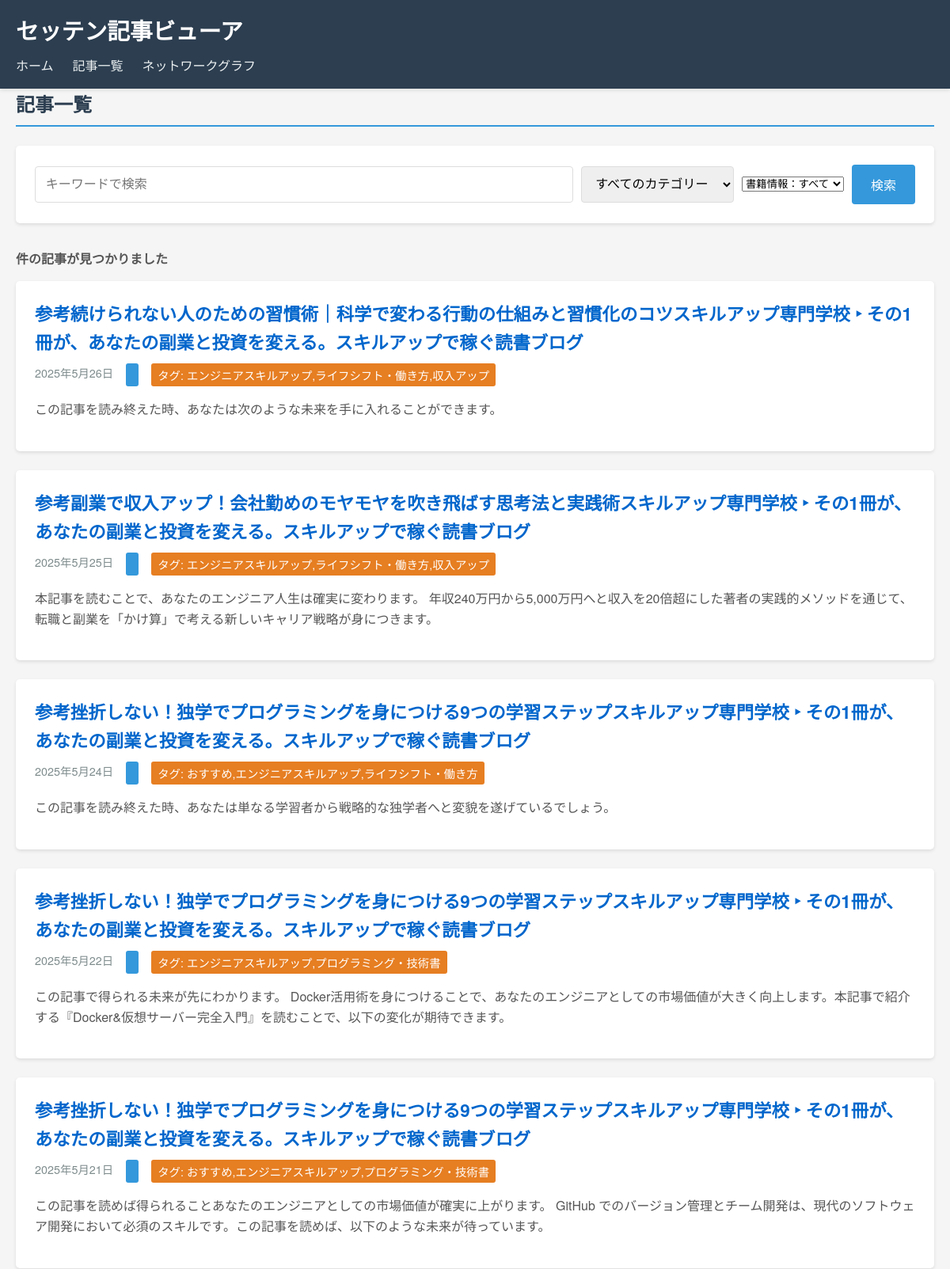
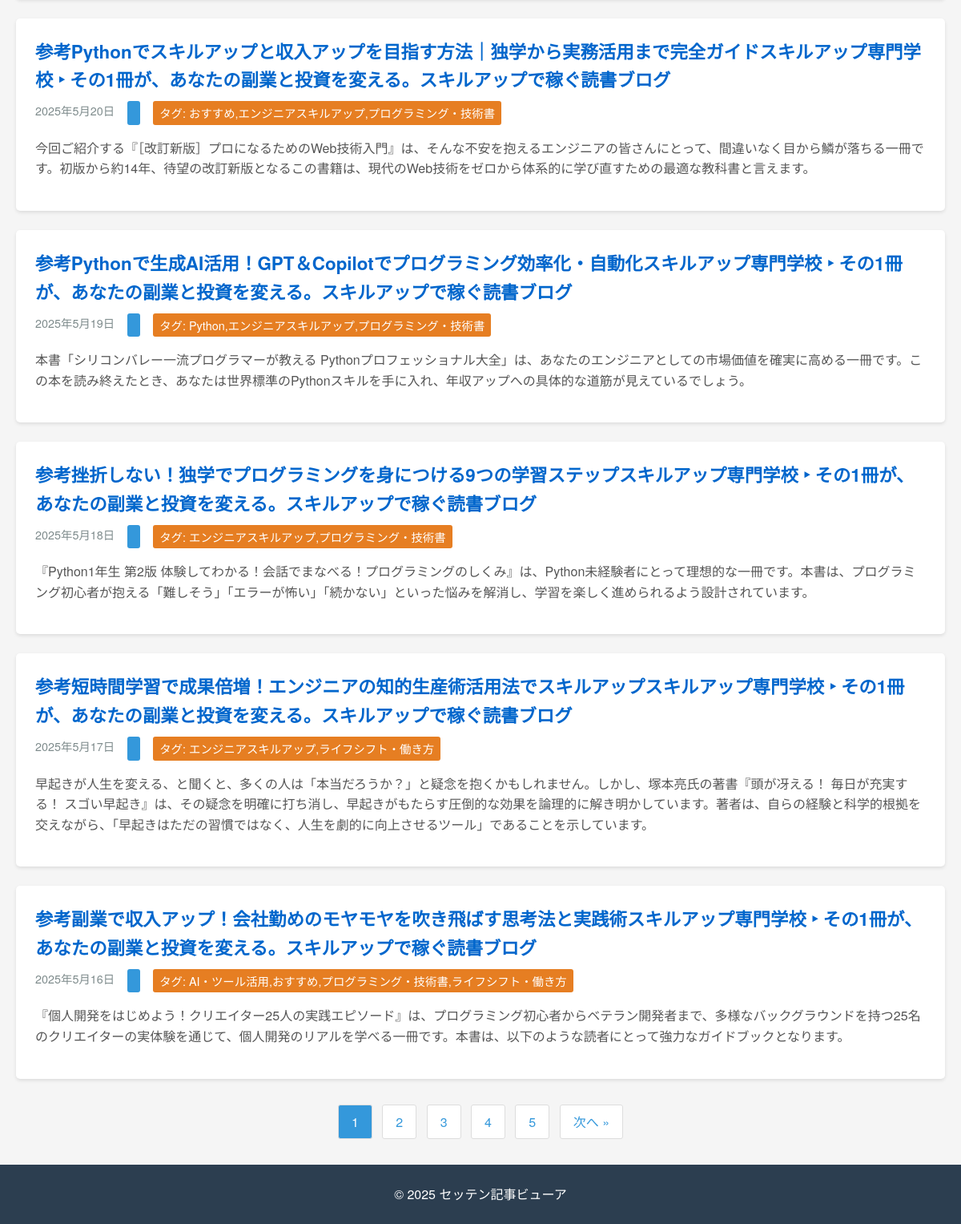
The app's page /articles/ with its own data (2 pictures, top to bottom).
### articles/models.py (models this page shows, shortened)
class Article(models.Model):
    id = models.AutoField(primary_key=True)
    title = models.CharField(max_length=500, null=True, verbose_name='タイトル')
    url = models.URLField(unique=True, null=True, verbose_name='URL')
    post_date = models.DateField(null=True, blank=True, verbose_name='投稿日')
    updated_date = models.DateField(null=True, blank=True, verbose_name='更新日')
    content_intro = models.TextField(blank=True, null=True, verbose_name='導入文')
    category = models.ForeignKey(Category, null=True, blank=True, on_delete=models.SET_NULL,
                                verbose_name='カテゴリ', related_name='articles')
    tags = models.CharField(max_length=500, blank=True, null=True, verbose_name='タグ')
    headings = models.TextField(blank=True, null=True, verbose_name='見出し')
    book_title = models.CharField(max_length=500, blank=True, null=True, verbose_name='書籍タイトル')
    book_author = models.CharField(max_length=200, blank=True, null=True, verbose_name='著者')
    book_isbn = models.CharField(max_length=13, blank=True, null=True, verbose_name='ISBN')
    book_asin = models.CharField(max_length=10, blank=True, null=True, verbose_name='ASIN')
    word_count = models.IntegerField(default=0, verbose_name='文字数')
    internal_links = models.TextField(blank=True, null=True, verbose_name='内部リンク')
    frequent_words = models.TextField(blank=True, null=True, verbose_name='頻出語')
    broken_links = models.TextField(blank=True, null=True, verbose_name='リンク切れ')
    crawled_at = models.DateTimeField(auto_now_add=True, verbose_name='取得日時')
    class Meta:
        managed = True
        db_table = 'articles'
        ordering = ['-post_date']
        verbose_name = '記事'
        verbose_name_plural = '記事'

### articles/views.py (the view, shortened to what this page needs)
# urls.py: path('articles/', views.article_list, name='article_list'),
def article_list(request):
    parent_categories = Category.objects.filter(parent__isnull=True).order_by('name')
    all_categories = []
    for parent in parent_categories:
        all_categories.append(parent)
        child_categories = Category.objects.filter(parent=parent).order_by('name')
        all_categories.extend(child_categories)
    query = request.GET.get('q', '')
    category_id = request.GET.get('category', '')
    has_book_info = request.GET.get('has_book', '')
    articles = Article.objects.all().order_by('-post_date')
    selected_category = None
    if has_book_info == '1':
        articles = articles.filter(
            Q(book_title__isnull=False, book_title__gt='') |
            Q(book_isbn__isnull=False, book_isbn__gt='') |
            Q(book_asin__isnull=False, book_asin__gt='')
        )
    articles = articles.order_by('-post_date', '-crawled_at')
    paginator = Paginator(articles, 10)  # 1ページあたり10件の記事
    page_number = request.GET.get('page')
    page_obj = paginator.get_page(page_number)
    context = {
        'articles': page_obj,
        'categories': all_categories,
        'query': query,
        'selected_category': selected_category,
        'has_book_info': has_book_info,
        'total_count': articles.count(),  # 検索結果の総数
    }
    return render(request, 'articles/article_list.html', context)

### articles/templates/articles/article_list.html (shortened to what this page needs)
{% extends 'articles/base.html' %}
{% block content %}
    <h2>記事一覧</h2>
    <div class="search-form">
        <form method="get" action="{% url 'articles:article_list' %}">
            <div class="form-group">
                <input type="text" name="q" value="{{ request.GET.q }}" placeholder="キーワードで検索" class="search-input">
                <select name="category" class="category-select">
                    <option value="">すべてのカテゴリー</option>
                </select>
                <select name="has_book" class="book-select">
                    <option value="">書籍情報：すべて</option>
                </select>
                <button type="submit" class="btn">検索</button>
            </div>
        </form>
    </div>
    {% if articles %}
        <div class="articles-count">
            {{ articles.count }} 件の記事が見つかりました
        </div>
        <div class="article-list">
            {% for article in articles %}
                <div class="article-item">
                    <h3><a href="{% url 'articles:article_detail' article.id %}">{{ article.title }}</a></h3>
                    <div class="article-meta">
                        <span class="date">{{ article.post_date|date:"Y年n月j日" }}</span>
                        <span class="category">
                        </span>
                        {% if article.tags %}
                            <span class="tags">
                                タグ: {{ article.tags }}
                            </span>
                        {% endif %}
                    </div>
                    {% if article.content_intro %}
                        <div class="article-intro">
                            {{ article.content_intro|truncatewords:50 }}
                        </div>
                    {% endif %}
                </div>
            {% endfor %}
        </div>
        {% if articles.has_other_pages %}
            <div class="pagination">
                {% for num in articles.paginator.page_range %}
                    {% if articles.number == num %}
                        <span class="current">{{ num }}</span>
                    {% else %}
                        <a href="?page={{ num }}">{{ num }}</a>
                    {% endif %}
                {% endfor %}
                {% if articles.has_next %}
                    <a href="?page={{ articles.next_page_number }}">次へ &raquo;</a>
                {% endif %}
            </div>
        {% endif %}
    {% else %}
        <p>該当する記事が見つかりませんでした。</p>
    {% endif %}
{% endblock %}

### articles/templates/articles/base.html (shortened to what this page needs)
<!DOCTYPE html>
<html lang="ja">
<head>
    {% load static %}
    <link rel="stylesheet" href="{% static 'css/style.css' %}">
</head>
<body>
    <header>
        <div class="container">
            <h1><a href="{% url 'articles:home' %}">セッテン記事ビューア</a></h1>
            <nav>
                <ul>
                    <li><a href="{% url 'articles:home' %}">ホーム</a></li>
                    <li><a href="{% url 'articles:article_list' %}">記事一覧</a></li>
                    <li><a href="{% url 'articles:network_graph' %}">ネットワークグラフ</a></li>
                </ul>
            </nav>
        </div>
    </header>
    <main class="container">
        {% block content %}{% endblock %}
    </main>
    <footer>
        <div class="container">
            <p>&copy; 2025 セッテン記事ビューア</p>
        </div>
    </footer>
</body>
</html>

### articles/static/css/style.css (style rules this page uses)
* { box-sizing: border-box; margin: 0; padding: 0; }
body { font-family: 'Helvetica Neue', Arial, 'Hiragino Kaku Gothic ProN', 'Hiragino Sans', Meiryo, sans-serif; line-height: 1.6; color: #333; background-color: #f5f5f5; }
a { color: #0066cc; text-decoration: none; }
.container { width: 100%; max-width: 1200px; margin: 0 auto; padding: 0 20px; }
header { background-color: #2c3e50; color: white; padding: 1rem 0; box-shadow: 0 2px 5px rgba(0,0,0,0.1); }
header h1 { margin: 0; font-size: 1.8rem; }
header h1 a { color: white; text-decoration: none; }
header nav ul { list-style: none; display: flex; margin-top: 0.5rem; }
header nav ul li { margin-right: 1.5rem; }
header nav ul li a { color: #ecf0f1; text-decoration: none; padding: 0.5rem 0; border-bottom: 2px solid transparent; transition: all 0.3s; }
main { padding: 2rem 0; min-height: calc(100vh - 150px); }
h2 { margin-bottom: 1.5rem; color: #2c3e50; border-bottom: 2px solid #3498db; padding-bottom: 0.5rem; }
.search-form { background-color: #fff; padding: 1.5rem; border-radius: 5px; box-shadow: 0 2px 4px rgba(0,0,0,0.1); margin-bottom: 2rem; }
.form-group { display: flex; flex-wrap: wrap; align-items: center; gap: 10px; }
.search-input { flex: 1; padding: 0.8rem; border: 1px solid #ddd; border-radius: 4px; font-size: 1rem; min-width: 200px; }
.category-select { padding: 0.8rem; border: 1px solid #ddd; border-radius: 4px; font-size: 1rem; min-width: 150px; }
.btn { background-color: #3498db; color: white; border: none; padding: 0.8rem 1.5rem; border-radius: 4px; cursor: pointer; font-size: 1rem; transition: background-color 0.2s; }
.articles-count { margin-bottom: 1rem; font-weight: bold; color: #555; }
.article-item { background-color: white; padding: 1.5rem; border-radius: 5px; box-shadow: 0 2px 4px rgba(0,0,0,0.1); margin-bottom: 1.5rem; }
.article-item h3 { margin-bottom: 0.5rem; font-size: 1.4rem; color: #2c3e50; }
.article-meta { display: flex; gap: 1rem; margin-bottom: 1rem; font-size: 0.9rem; color: #7f8c8d; }
.category { background-color: #3498db; color: white; padding: 0.2rem 0.5rem; border-radius: 3px; }
.article-intro { color: #555; margin-bottom: 1rem; }
.pagination { margin: 2rem 0; text-align: center; }
.pagination a, .pagination span { display: inline-block; padding: 0.5rem 1rem; margin: 0 0.25rem; border: 1px solid #ddd; border-radius: 3px; }
.pagination a { background-color: white; color: #3498db; }
.pagination span.current { background-color: #3498db; color: white; }
footer { background-color: #2c3e50; color: white; text-align: center; padding: 1.5rem 0; margin-top: 2rem; }
.tags { background-color: #e67e22; color: white; padding: 0.2rem 0.5rem; border-radius: 3px; margin-right: 0.5rem; }

### records on screen
Article: title "参考続けられない人のための習慣術｜科学で変わる行動の仕組みと習慣化のコツスキルアップ専門学校 ‣ その1冊が、あなたの副業と投資を変える。スキルアップで稼ぐ読書ブログ", post_date "2025年5月26日", tags "エンジニアスキルアップ,ライフシフト・働き方,収入アップ", content_intro "この記事を読み終えた時、あなたは次のような未来を手に入れることができます。"
Article: title "参考副業で収入アップ！会社勤めのモヤモヤを吹き飛ばす思考法と実践術スキルアップ専門学校 ‣ その1冊が、あなたの副業と投資を変える。スキルアップで稼ぐ読書ブログ", post_date "2025年5月25日", tags "エンジニアスキルアップ,ライフシフト・働き方,収入アップ", content_intro "本記事を読むことで、あなたのエンジニア人生は確実に変わります。 年収240万円から5,000万円へと収入を20倍超にした著者の実践的メソッドを通じて、転職と副業を「かけ算」で考える新しいキャリア戦略が身につきます。"
Article: title "参考挫折しない！独学でプログラミングを身につける9つの学習ステップスキルアップ専門学校 ‣ その1冊が、あなたの副業と投資を変える。スキルアップで稼ぐ読書ブログ", post_date "2025年5月24日", tags "おすすめ,エンジニアスキルアップ,ライフシフト・働き方", content_intro "この記事を読み終えた時、あなたは単なる学習者から戦略的な独学者へと変貌を遂げているでしょう。"
Article: title "参考挫折しない！独学でプログラミングを身につける9つの学習ステップスキルアップ専門学校 ‣ その1冊が、あなたの副業と投資を変える。スキルアップで稼ぐ読書ブログ", post_date "2025年5月22日", tags "エンジニアスキルアップ,プログラミング・技術書", content_intro "この記事で得られる未来が先にわかります。 Docker活用術を身につけることで、あなたのエンジニアとしての市場価値が大きく向上します。本記事で紹介する『Docker&仮想サーバー完全入門』を読むことで、以下の変化が期待できます。"
Article: title "参考挫折しない！独学でプログラミングを身につける9つの学習ステップスキルアップ専門学校 ‣ その1冊が、あなたの副業と投資を変える。スキルアップで稼ぐ読書ブログ", post_date "2025年5月21日", tags "おすすめ,エンジニアスキルアップ,プログラミング・技術書", content_intro "この記事を読めば得られることあなたのエンジニアとしての市場価値が確実に上がります。 GitHub でのバージョン管理とチーム開発は、現代のソフトウェア開発において必須のスキルです。この記事を読めば、以下のような未来が待っています。"
Article: title "参考Pythonでスキルアップと収入アップを目指す方法｜独学から実務活用まで完全ガイドスキルアップ専門学校 ‣ その1冊が、あなたの副業と投資を変える。スキルアップで稼ぐ読書ブログ", post_date "2025年5月20日", tags "おすすめ,エンジニアスキルアップ,プログラミング・技術書", content_intro "今回ご紹介する『［改訂新版］プロになるためのWeb技術入門』は、そんな不安を抱えるエンジニアの皆さんにとって、間違いなく目から鱗が落ちる一冊です。初版から約14年、待望の改訂新版となるこの書籍は、現代のWeb技術をゼロから体系的に学び直すための最適な教科書と言えます。"
Article: title "参考Pythonで生成AI活用！GPT＆Copilotでプログラミング効率化・自動化スキルアップ専門学校 ‣ その1冊が、あなたの副業と投資を変える。スキルアップで稼ぐ読書ブログ", post_date "2025年5月19日", tags "Python,エンジニアスキルアップ,プログラミング・技術書", content_intro "本書「シリコンバレー一流プログラマーが教える Pythonプロフェッショナル大全」は、あなたのエンジニアとしての市場価値を確実に高める一冊です。この本を読み終えたとき、あなたは世界標準のPythonスキルを手に入れ、年収アップへの具体的な道筋が見えているでしょう。"
Article: title "参考挫折しない！独学でプログラミングを身につける9つの学習ステップスキルアップ専門学校 ‣ その1冊が、あなたの副業と投資を変える。スキルアップで稼ぐ読書ブログ", post_date "2025年5月18日", tags "エンジニアスキルアップ,プログラミング・技術書", content_intro "『Python1年生 第2版 体験してわかる！会話でまなべる！プログラミングのしくみ』は、Python未経験者にとって理想的な一冊です。本書は、プログラミング初心者が抱える「難しそう」「エラーが怖い」「続かない」といった悩みを解消し、学習を楽しく進められるよう設計されています。"
Article: title "参考短時間学習で成果倍増！エンジニアの知的生産術活用法でスキルアップスキルアップ専門学校 ‣ その1冊が、あなたの副業と投資を変える。スキルアップで稼ぐ読書ブログ", post_date "2025年5月17日", tags "エンジニアスキルアップ,ライフシフト・働き方", content_intro "早起きが人生を変える、と聞くと、多くの人は「本当だろうか？」と疑念を抱くかもしれません。しかし、塚本亮氏の著書『頭が冴える！ 毎日が充実する！ スゴい早起き』は、その疑念を明確に打ち消し、早起きがもたらす圧倒的な効果を論理的に解き明かしています。著者は、自らの経験と科学的根拠を交えながら、「早起きはただの習慣ではなく、人生を劇的に向上させるツール」であることを示しています。"
Article: title "参考副業で収入アップ！会社勤めのモヤモヤを吹き飛ばす思考法と実践術スキルアップ専門学校 ‣ その1冊が、あなたの副業と投資を変える。スキルアップで稼ぐ読書ブログ", post_date "2025年5月16日", tags "AI・ツール活用,おすすめ,プログラミング・技術書,ライフシフト・働き方", content_intro "『個人開発をはじめよう！クリエイター25人の実践エピソード』は、プログラミング初心者からベテラン開発者まで、多様なバックグラウンドを持つ25名のクリエイターの実体験を通じて、個人開発のリアルを学べる一冊です。本書は、以下のような読者にとって強力なガイドブックとなります。"

### other values on screen
{{ num }} "1"
{{ num }} "2" "3" "4" "5"
